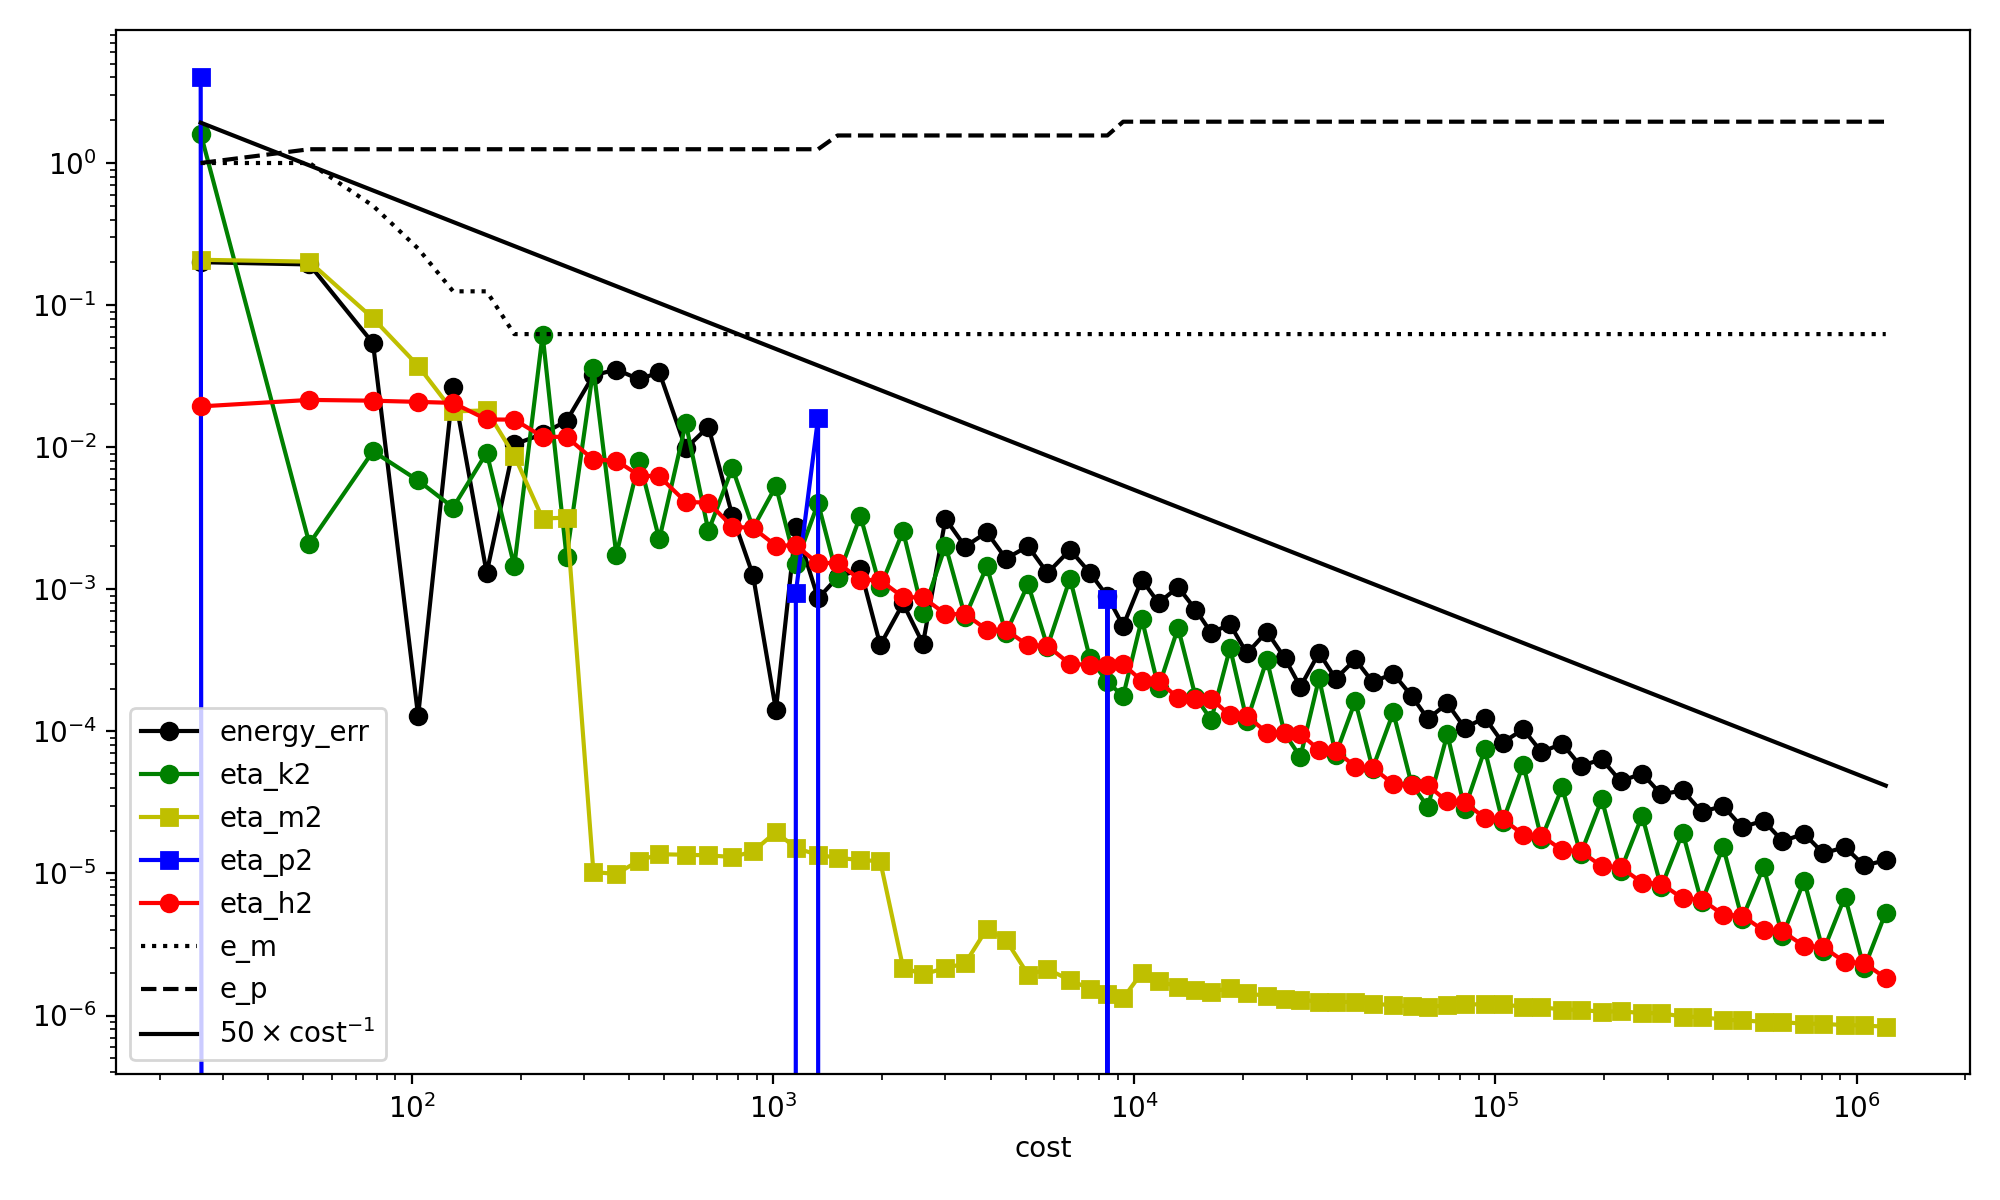

This chart was generated by the following Python code:
import firedrake
from firedrake import (
    Constant, DirichletBC, Function, FunctionSpace, SpatialCoordinate,
    TestFunction, TrialFunction, assemble, conditional, div, dx, dS, grad,
    inner, solve, sqrt, max_value, min_value, CellDiameter, FacetArea,
    jump, avg, AdaptiveMeshHierarchy, AdaptiveTransferManager
)
import matplotlib.pyplot as plt
import numpy as np
from netgen.geom2d import SplineGeometry

# Parameters 
N, p = 4, 16/15
max_iters, tol_energy = 75, 1e-6
dorfler_theta = 0.2
max_refinements = 50

# Relaxation & estimator updates
eps_minus, eps_plus = 1.0, 1.0
theta_minus, theta_plus = 0.5, 1.25
delta_factor_minus, delta_factor_plus = 1e-6, 1e6

atm = AdaptiveTransferManager()


def make_initial_mesh(N):
    geo = SplineGeometry()
    geo.AddRectangle(p1=(-1, -1), p2=(1, 1), bc="outer", leftdomain=1, rightdomain=0)
    return firedrake.Mesh(geo.GenerateMesh(maxh=2/N))

def build_problem(mesh):
    V = FunctionSpace(mesh, "CG", 1)
    X, Y = SpatialCoordinate(mesh)
    u_exact_expr = (X**2 - 1) * (Y**2 - 1)
    
    u_exact = Function(V, name="u_exact").interpolate(u_exact_expr)
    grad_e = grad(u_exact_expr)
    f_expr = -div((inner(grad_e, grad_e)**(p/2 - 1)) * grad_e)
    
    return V, u_exact_expr, u_exact, f_expr


def grad_norm(w): return sqrt(inner(grad(w), grad(w)))
def clip(t, e_m, e_p): return max_value(min_value(t, e_p), e_m)

def kappa_eps(t, e_m, e_p):
    c = clip(t, e_m, e_p)
    return 0.5 * c**(p-2) * (t**2) + (1/p - 0.5) * c**p

def phi_eps_dual(t, e_m, e_p):
    return conditional(
        t <= e_m**(p - 1),
        0.5 * e_m**(2 - p) * (t**2),
        conditional(
            t <= e_p**(p - 1),
            ((p - 1)/p) * (t**(p/(p - 1))) + (1/p - 0.5) * (e_m**p),
            0.5 * e_p**(2 - p) * (t**2) - (1/p - 0.5) * (e_p**p - e_m**p)
        )
    )

# Energies & Estimators 
def calc_energies(w, f_expr, e_m, e_p):
    g = grad_norm(w)
    J_exact = assemble((1/p) * g**p * dx - f_expr * w * dx)
    J_rel = assemble(kappa_eps(g, e_m, e_p) * dx - f_expr * w * dx)
    return J_exact, J_rel

def calc_eta_pm(w, e_m, e_p, is_plus=False):
    d_m, d_p = delta_factor_minus * e_m, delta_factor_plus * e_p
    g = grad_norm(w)
    cond = g > e_p if is_plus else g < e_m
    integrand = conditional(cond, kappa_eps(g, e_m, e_p) - kappa_eps(g, d_m, d_p), 0)
    return assemble(integrand * dx) * (10**3 if is_plus else 1.0)

def eta_kac_squared(u_old, u_new, e_m, e_p):
    alpha = clip(grad_norm(u_old), e_m, e_p)
    argument = alpha**(p-2) * grad_norm(u_old - u_new)
    return assemble(phi_eps_dual(argument, clip(alpha, e_m, e_p), e_p) * dx)

def eta_h_squared(w, f_expr, e_m, e_p):
    mesh = w.function_space().mesh()
    DG0 = FunctionSpace(mesh, "DG", 0)
    q = TestFunction(DG0)
    
    alpha = grad_norm(w)
    vol_density = phi_eps_dual(CellDiameter(mesh) * sqrt(f_expr**2), clip(alpha, e_m, e_p), e_p)
    
    Veps = clip(alpha, e_m, e_p)**(p/2 - 1) * grad(w)
    jump_density = avg(FacetArea(mesh)) * inner(jump(Veps), jump(Veps))
    
    eta2_T = Function(DG0)
    eta2_T.dat.data[:] = assemble(vol_density * q * dx).dat.data_ro[:]
    eta2_T.dat.data[:] += assemble(jump_density * (q("+") + q("-")) * dS).dat.data_ro[:]
    eta2_T.dat.data[:] = np.maximum(eta2_T.dat.data[:], 0.0) * 1e-3
    
    return float(np.sum(eta2_T.dat.data_ro)), eta2_T

# Dörfler Marking 
def dorfler_marking(eta2_T, theta):
    eta2 = np.maximum(eta2_T.dat.data_ro.copy(), 0.0)
    total = np.sum(eta2)
    marker = Function(eta2_T.function_space())
    marker.assign(0.0)
    
    if total <= 0.0: return marker, 0.0, total
    
    order = np.argsort(-eta2)
    accum = np.cumsum(eta2[order])
    cutoff = np.searchsorted(accum, theta * total)
    
    marked = order[:cutoff + 1]
    marker.dat.data[marked] = 1.0
    return marker, accum[cutoff], total

# Solver
mesh = make_initial_mesh(N)
amh = AdaptiveMeshHierarchy(mesh)
V, u_exact_expr, u_exact, f_expr = build_problem(mesh)

u_old = Function(V, name="u_0").assign(0)
history, cost, num_refinements = [], 0, 0
J_exact_ref, _ = calc_energies(u_exact, f_expr, eps_minus, eps_plus)

for n in range(max_iters):
    # Kachanov step
    u_new, u_trial, v_test = Function(V), TrialFunction(V), TestFunction(V)
    coeff = clip(grad_norm(u_old), eps_minus, eps_plus)**(p-2)
    
    solve(
        inner(coeff * grad(u_trial), grad(v_test)) * dx == f_expr * v_test * dx,
        u_new, bcs=DirichletBC(V, u_exact_expr, "on_boundary"),
        solver_parameters={"pc_type": "lu", "pc_factor_mat_solver_type": "mumps"}
    )
    
    # Compute Estimators
    cost += V.dim()
    eta_m2 = calc_eta_pm(u_new, eps_minus, eps_plus, is_plus=False)
    eta_p2 = calc_eta_pm(u_new, eps_minus, eps_plus, is_plus=True)
    eta_k2 = eta_kac_squared(u_old, u_new, eps_minus, eps_plus)
    eta_h2, eta_h2_cell = eta_h_squared(u_new, f_expr, eps_minus, eps_plus)
    _, J_rel = calc_energies(u_new, f_expr, eps_minus, eps_plus)
    
    err_val = J_rel - J_exact_ref
    
    print(f"n={n:2d} | cost={cost:6d} | err={err_val:8.2e} | "
          f"η_m²={eta_m2:8.2e} η_p²={eta_p2:8.2e} η_k²={eta_k2:8.2e} η_h²={eta_h2:8.2e} | "
          f"ε-={eps_minus:8.2e} ε+={eps_plus:8.2e} | refs={num_refinements}")

    history.append((cost, err_val, eta_k2, eta_m2, eta_p2, eta_h2, eps_minus, eps_plus))
    if abs(err_val) < tol_energy:
        print(f"Converged in {n} iterations.")
        break

    errors = {"m": float(eta_m2), "p": float(eta_p2), "k": float(eta_k2), "h": float(eta_h2)}
    largest = max(errors, key=errors.get)

    if largest == "m":
        eps_minus *= theta_minus
        u_old.assign(u_new)
    elif largest == "p":
        eps_plus *= theta_plus
        u_old.assign(u_new)
    elif largest == "h":
        marker, marked_sum, total_sum = dorfler_marking(eta_h2_cell, dorfler_theta)
        
        if num_refinements < max_refinements:
            mesh = mesh.refine_marked_elements(marker)
            amh.add_mesh(mesh)
            num_refinements += 1
            
            V, u_exact_expr, u_exact, f_expr = build_problem(mesh)
            J_exact_ref, _ = calc_energies(u_exact, f_expr, eps_minus, eps_plus)
            
            u_old = Function(V)
            atm.prolong(u_new, u_old)
        else:
            u_old.assign(u_new)
    else:  # largest == "k"
        u_old.assign(u_new)

# Visualization 
history = np.array(history)
costs = history[:, 0]
ref_line = 50 * costs**(-1.0)

plt.figure(figsize=(10, 6))
plt.loglog(costs, np.abs(history[:, 1]), "ko-", label="energy_err")
plt.loglog(costs, history[:, 2], "go-", label="eta_k2")
plt.loglog(costs, history[:, 3], "ys-", label="eta_m2")
plt.loglog(costs, history[:, 4], "bs-", label="eta_p2")
plt.loglog(costs, history[:, 5], "ro-", label="eta_h2")
plt.loglog(costs, history[:, 6], "k:", label="e_m")
plt.loglog(costs, history[:, 7], "k--", label="e_p")
plt.loglog(costs, ref_line, "k-", label=r"$50 \times \text{cost}^{-1}$")

plt.xlabel("cost")
plt.legend(loc="lower left")
plt.tight_layout()
plt.savefig("bump_p_16_15.png", dpi=200)
